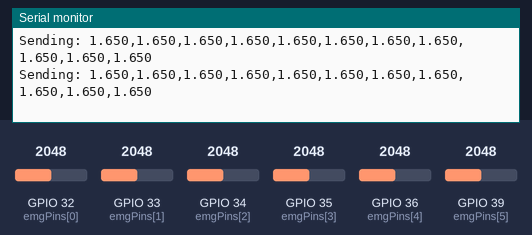
Bench run of a sketch on a simulated ESP32. On the bench: the last lines printed to the serial monitor. Inputs (shaded band) come from the test bench; at power-on: GPIO 32 (emgPins[0]) = 2048, GPIO 33 (emgPins[1]) = 2048, GPIO 34 (emgPins[2]) = 2048, GPIO 35 (emgPins[3]) = 2048, GPIO 36 (emgPins[4]) = 2048, GPIO 39 (emgPins[5]) = 2048. Nothing arrives over Bluetooth unless stated; a phone connects over Bluetooth LE 3 s after start.

Above: at 3.8 s.
3.9 s: GPIO 32 (emgPins[0]) set to 2866
At 4.4 s:
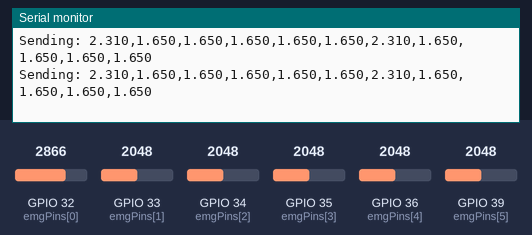
5.4 s: GPIO 33 (emgPins[1]) set to 2866
At 6.4 s:
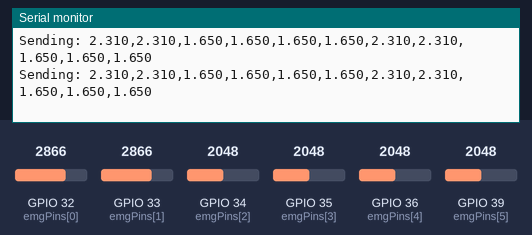
6.9 s: GPIO 34 (emgPins[2]) set to 2866
At 7.7 s:
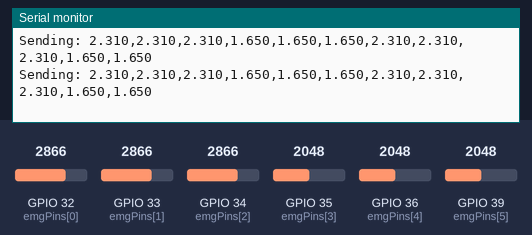
8.4 s: GPIO 35 (emgPins[3]) set to 2866
At 9.2 s:
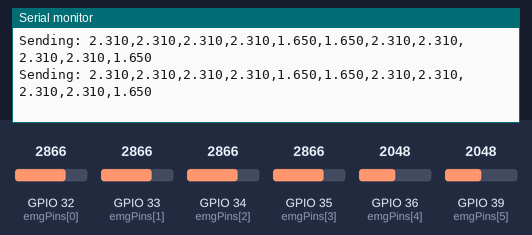
9.9 s: GPIO 36 (emgPins[4]) set to 2866
At 10.8 s:
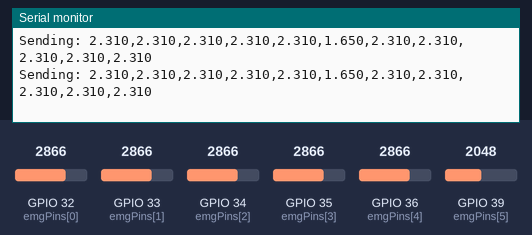
11.4 s: GPIO 39 (emgPins[5]) set to 2866
At 12.1 s:
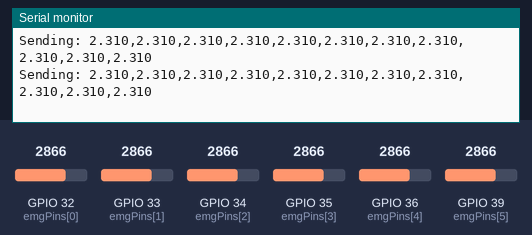

Measured:
- after the input at 3.9 s, the serial monitor: prints a new line at once (image 1)
- after the input at 5.4 s, the serial monitor: prints a new line at once (image 2)
- after the input at 6.9 s, the serial monitor: prints a new line at once (image 3)
- after the input at 8.4 s, the serial monitor: prints a new line at once (image 4)
- after the input at 9.9 s, the serial monitor: prints a new line at once (image 5)
- after the input at 11.4 s, the serial monitor: prints a new line at once (image 6)

The sketch:

esp32_ble_emg.ino
```cpp
/*
  ESP32 BLE EMG Sensor Streamer

  This Arduino sketch sets up a Bluetooth Low Energy (BLE) server on an ESP32.
  It reads from 11 analog input pins (configured for MyoWare / BioAMP EMG sensors),
  formats the readings as a comma-separated string, and notifies the connected
  Web Bluetooth client (our HTML control center).

  Service UUID:        4fafc201-1fb5-459e-8fcc-c5c9c331914b
  Characteristic UUID: beb5483e-36e1-4688-b7f5-ea07361b26a8
*/

#include <BLEDevice.h>
#include <BLEServer.h>
#include <BLEUtils.h>
#include <BLE2902.h>

// BLE UUID Configuration
#define SERVICE_UUID        "4fafc201-1fb5-459e-8fcc-c5c9c331914b"
#define CHARACTERISTIC_UUID "beb5483e-36e1-4688-b7f5-ea07361b26a8"

BLEServer* pServer = NULL;
BLECharacteristic* pCharacteristic = NULL;
bool deviceConnected = false;
bool oldDeviceConnected = false;

// 11 Analog Pins corresponding to the 11 EMG channels.
// ADJUST THESE PINS TO MATCH YOUR ACTUAL ESP32 WIRING.
// Note: ESP32 ADC1 pins are recommended (GPIO 32-39) as ADC2 cannot be used when WiFi/Bluetooth is active.
const int emgPins[11] = {
  32, // Channel 0: gastrocmed (Calf)
  33, // Channel 1: tibialisanterior (Shin)
  34, // Channel 2: soleus (Calf Base)
  35, // Channel 3: vastusmedialis (Quad)
  36, // Channel 4: vastuslateralis (Quad)
  39, // Channel 5: rectusfemoris (Quad)
  32, // Channel 6: bicepsfemoris (Hamstring) - Reuse or map to other ADC1 pins
  33, // Channel 7: semitendinosus (Hamstring)
  34, // Channel 8: gracilis (Inner Thigh)
  35, // Channel 9: gluteusmedius (Hip)
  36  // Channel 10: (Extra / Reference)
};

// BLE Connection Callbacks
class MyServerCallbacks: public BLEServerCallbacks {
    void onConnect(BLEServer* pServer) {
      deviceConnected = true;
      Serial.println("Dashboard connected!");
    };

    void onDisconnect(BLEServer* pServer) {
      deviceConnected = false;
      Serial.println("Dashboard disconnected.");
    }
};

void setup() {
  Serial.begin(115200);
  Serial.println("Starting ESP32 EMG Streamer...");

  // Initialize analog pins as inputs
  for (int i = 0; i < 11; i++) {
    pinMode(emgPins[i], INPUT);
  }

  // Create the BLE Device
  BLEDevice::init("ESP32 Exoskeleton EMG");

  // Create the BLE Server
  pServer = BLEDevice::createServer();
  pServer->setCallbacks(new MyServerCallbacks());

  // Create the BLE Service
  BLEService *pService = pServer->createService(SERVICE_UUID);

  // Create the BLE Characteristic
  pCharacteristic = pService->createCharacteristic(
                      CHARACTERISTIC_UUID,
                      BLECharacteristic::PROPERTY_READ   |
                      BLECharacteristic::PROPERTY_NOTIFY
                    );

  // Create a BLE Descriptor (Needed for Notifications)
  pCharacteristic->addDescriptor(new BLE2902());

  // Start the service
  pService->start();

  // Start advertising
  BLEAdvertising *pAdvertising = BLEDevice::getAdvertising();
  pAdvertising->addServiceUUID(SERVICE_UUID);
  pAdvertising->setScanResponse(true);
  pAdvertising->setMinPreferred(0x06);  // functions that help with iPhone connections issues
  pAdvertising->setMinPreferred(0x12);
  BLEDevice::startAdvertising();
  Serial.println("BLE Server is active. Ready to pair with the Dashboard!");
}

void loop() {
    // Only send data if a device is connected
    if (deviceConnected) {
        String dataPayload = "";

        // Read 11 EMG channels
        for (int i = 0; i < 11; i++) {
            // Read ADC value (0 - 4095 on ESP32)
            int rawAdc = analogRead(emgPins[i]);

            // Convert to voltage (0.0V - 3.3V) as standard sensor input format
            float voltage = (rawAdc / 4095.0) * 3.3;

            // Append to payload
            dataPayload += String(voltage, 3); // 3 decimal places
            if (i < 10) {
                dataPayload += ",";
            }
        }

        // Print payload to Serial Monitor for debugging
        Serial.println("Sending: " + dataPayload);

        // Update BLE characteristic value and notify client
        pCharacteristic->setValue(dataPayload.c_str());
        pCharacteristic->notify();

        // Send sample every 20ms (50 Hz sampling rate)
        // Adjust the delay to control throughput. Keep in mind BLE throughput limitations.
        delay(20);
    }

    // Handle disconnection / reconnection
    if (!deviceConnected && oldDeviceConnected) {
        delay(500); // give the bluetooth stack the chance to get ready
        pServer->startAdvertising(); // restart advertising
        Serial.println("Restarted advertising...");
        oldDeviceConnected = deviceConnected;
    }

    if (deviceConnected && !oldDeviceConnected) {
        // do stuff on connection
        oldDeviceConnected = deviceConnected;
    }
}
```
